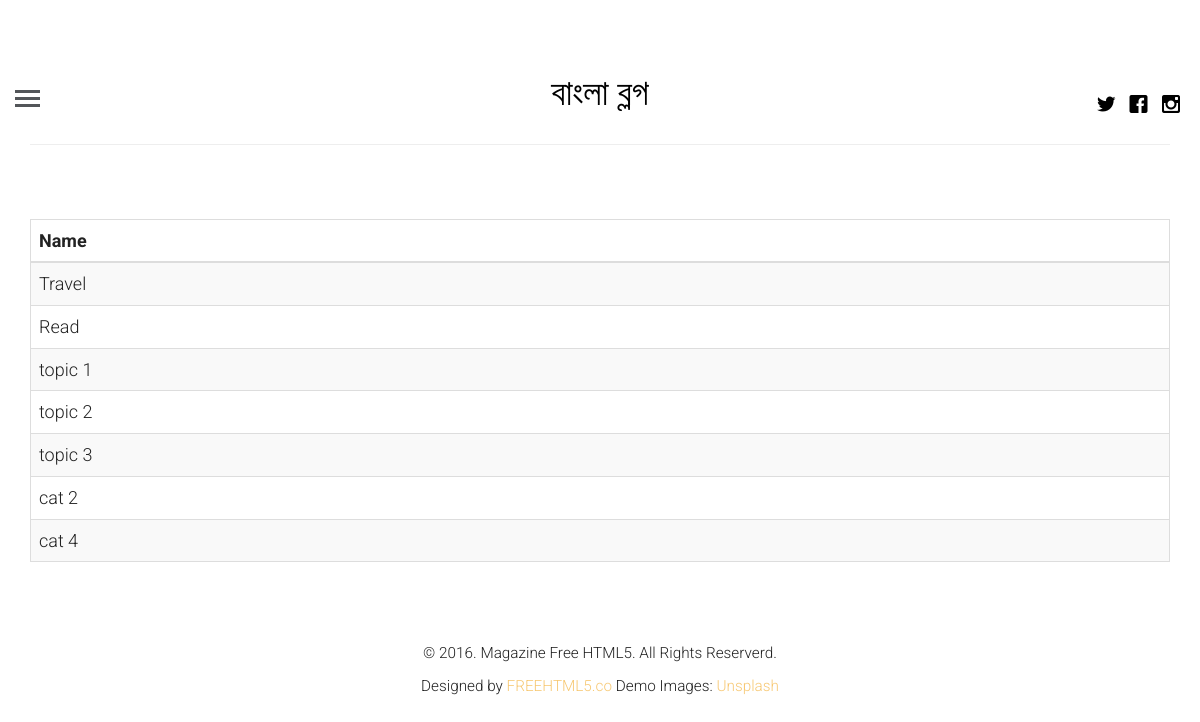
The app's page /topics with its own data.
### blogapp/models.py (models this page shows, shortened)
class Category(models.Model):
    name = models.CharField(max_length=200)

### blogapp/views.py (the view)
# urls.py: path('topics', views.getCategory, name='category'),
def getCategory(request):
    query = Category.objects.all()
    context = {
        'query': query
    }
    return render(request, 'topics.html', context)

### templates/topics.html (shortened to what this page needs)
{% extends 'base.html' %}
{% block content %}
<div class="container">
  <div class="container">
	</div>
  <table class="table table-striped table-hover table-responsive table-bordered">
    <thead>
      <tr>
        <th>Name</th>
      </tr>
    </thead>
    <tbody>
      {% for q in query %}
          <tr>
            <td>{{ q.name }}</td>
          </tr>
      {% endfor %}
    </tbody>
  </table>
</div>
{% endblock %}

### blogapp/static/css/style.css (style rules this page uses)
html { background: #fff; }
body { font-family: "Roboto", arial, sans-serif; font-size: 18px; font-weight: 300; line-height: 1.8; color: #222; background: #fff; }

### records on screen
Category: name "Travel"
Category: name "Read"
Category: name "topic 1"
Category: name "topic 2"
Category: name "topic 3"
Category: name "cat 2"
Category: name "cat 4"
